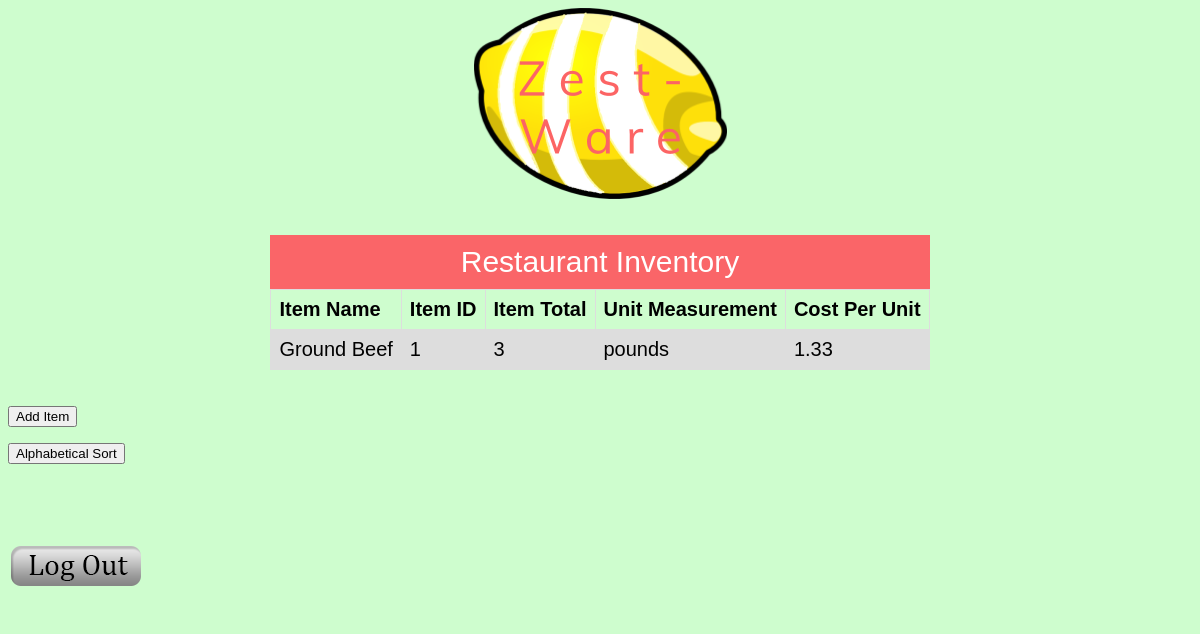
/inventoryIndex.php (signed in), run on the app's committed database.
### tables this page shows
CREATE TABLE `inventory` (
  `itemID` int(11) NOT NULL,
  `itemName` varchar(32) NOT NULL,
  `itemTotal` double NOT NULL,
  `unitMeasurement` varchar(32) NOT NULL,
  `itemCostPerUnit` double NOT NULL,
  `imageName` varchar(50) DEFAULT NULL,
  `image` longblob NOT NULL
);

### inventoryIndex.php (the view, shortened to what this page needs)
<html lang="en">
<head>
  <link rel="stylesheet" type="text/css" href="temp2.css">
</head>
<body>
 <div class = "logo">
<a href="https://zestware123.000webhostapp.com/">
<img border="0" alt="logo" src="buttons/zesty.png"></a>
</div>
  <br>
  <br>
  <div class = "table">
<?php
$con = mysqli_connect("localhost", "id964298_zestwaredatabase", "zestware123!", "id964298_zestdatabase");
    mysqli_select_db($con, "id964298_zestdatabase");
    $sql = "SELECT itemID, itemName, itemTotal, unitMeasurement, itemCostPerUnit FROM inventory";
    $itemNames = mysqli_query($con, $sql);
    echo "<br>";
    echo "<table align='center' border=1 id='inventory'>
    <caption>Restaurant Inventory</caption>
    <tr>
    <th>Item Name</th>
    <th>Item ID</th>
    <th>Item Total</th>
    <th>Unit Measurement</th>
    <th>Cost Per Unit</th>
    </tr>";
    while($record = mysqli_fetch_array($itemNames)){
        echo "<tr>";
        echo "<td>" . $record['itemName'] . "</td>";
        echo "<td>" . $record['itemID'] . "</td>";
        echo "<td>" . $record['itemTotal'] . "</td>";
        echo "<td>" . $record['unitMeasurement'] . "</td>";
        echo "<td>" . $record['itemCostPerUnit'] . "</td>";
    }
    echo "</table>";
?>
</div>
<br>
<br>
<input type='button'value='Add Item' class="btn" onclick="document.location.href='https://zestware123.000webhostapp.com/addInventoryItem.php';"/>
<p><button onclick="sortTable()">Alphabetical Sort</button></p>
  <br>
  <br>
  <br>
  <input type="image" src ="buttons/LogOut.png" alt="Submit" class = "LogOut" onclick="document.location.href='../startbootstrap-simple-sidebar-gh-pages/logout.php';">
</body>

### temp2.css (style rules this page uses)
body { background: #cefdce; font: sans-serif; }
.logo { display: flex; justify-content: center; position: relative; }
.table { display: flex; justify-content: center; position: relative; }

### inventoryIndex.php (style rules this page uses)
table { font-family: georgia, sans-serif; border-collapse: collapse; font-size:20px; }
table caption { padding: 10px; background: #FA6568; color: white; font-size: 30px; }
td, th { border: 1px solid #dddddd; text-align: left; padding: 8px; }
tr:nth-child(even) { background-color: #dddddd; }

### data on the page
inventory: itemName "Ground Beef", itemID "1", itemTotal "3", unitMeasurement "pounds", itemCostPerUnit "1.33"
